Frame 1 (no input): blank canvas, image omitted
Frame 60 (the mouse pressed at the canvas centre just before this capture): blank canvas, image omitted
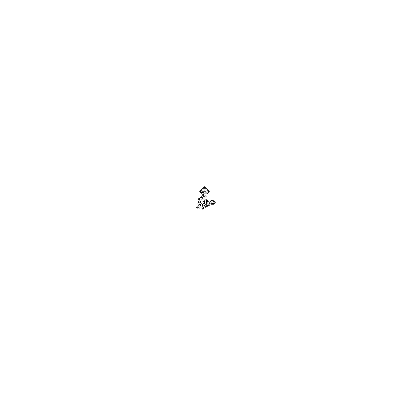
Frame 120 (the mouse held since frame 60 and released just before this capture)

The Processing sketch whose frames 1 and 60 were blank and that drew this single picture after the mouse press (run headless with seeded random() and noise(); from frame 60 on, the mouse is pressed at the canvas centre):

// Processing sketch: gameoflife1
// ── gameoflife1.pde
int [][] array;
State state;
void setup() {
  size(400, 400);
  background(255);
  array = new int[400][400];
  for (int i = 0; i < array.length; i++)
  {
    for (int j = 0; j < array[0].length; j++)
    {
      array[i][j] = 0;
    }
  }
}

void draw() {

  //Change ENUM state
  if (keyCode == UP) {
    state = state.RPENTOMINO;
  } else if (keyCode == DOWN) {
    state = state.GLIDERGUN;
  } else if (keyCode == LEFT) {
    state = state.SMALL;
  } else {
    state = state.BIG;
  }

  //Spawn pattern at mouse location
  if (mousePressed == true) {
    if (state == state.RPENTOMINO) {
      rPentomino(mouseX, mouseY);
    } else if (state == state.GLIDERGUN) {
      gliderGun(mouseX, mouseY);
    } else if (state == state.SMALL) {
      infiniteSmall(mouseX, mouseY);
    } else if (state == state.BIG) {
      infiniteBig(mouseX, mouseY);
    }
  }

  //Temparray for State Change
  int[][] tempArray = new int[400][400]; 

  //Go through array and draw alive Cells
  for (int i = 1; i < array[0].length-1; i++)
  {
    for (int j = 1; j < array[0].length-1; j++)
    {
      if (array[i][j] == 1)
      {
        pushStyle();  // Start a new style
        stroke(0);
        strokeWeight(1);
        point(i, j);
        popStyle();  // Restore original style
      } else
      {
        pushStyle();  // Start a new style
        stroke(255);
        strokeWeight(1);
        point(i, j);
        popStyle();
      }

      tempArray[i][j] = stateChange(
        array[i][j], 
        array[i][j+1], 
        array[i][j-1], 
        array[i+1][j], 
        array[i+1][j+1], 
        array[i+1][j-1], 
        array[i-1][j], 
        array[i-1][j+1], 
        array[i-1][j-1]
        );
    }
  }

  array = tempArray;
}


int stateChange(int self, int before, int after, int top, int bottom, int topLeft, int topRight, int bottomLeft, int bottomRight) 
{

  //Calculate how many cells are alive in the neighbourhood
  int sum = before + after + top + bottom + topLeft + topRight + bottomLeft + bottomRight;

  if (self == 0) 
  {
    if (sum == 3)
    {
      return 1;
    } else
    {
      return 0;
    }
  } else
  {
    if (sum == 3)
    {
      return 1;
    } else if (sum == 2) {
      return 1;
    } else
    {
      return 0;
    }
  }
}

void gliderGun(int offsetx, int offsety) {

  int[][] matrix = new int[][]{
    { 0, 0, 0, 0, 0, 0, 0, 0, 0, 0, 0, 0, 0, 0, 0, 0, 0, 0, 0, 0, 0, 0, 0, 0, 0, 0, 0, 0, 0, 0, 0, 0, 0, 0, 0, 0, 0, 0 }, 
    { 0, 0, 0, 0, 0, 0, 0, 0, 0, 0, 0, 0, 0, 0, 0, 0, 0, 0, 0, 0, 0, 0, 0, 0, 0, 1, 0, 0, 0, 0, 0, 0, 0, 0, 0, 0, 0, 0 }, 
    { 0, 0, 0, 0, 0, 0, 0, 0, 0, 0, 0, 0, 0, 0, 0, 0, 0, 0, 0, 0, 0, 0, 0, 1, 0, 1, 0, 0, 0, 0, 0, 0, 0, 0, 0, 0, 0, 0 }, 
    { 0, 0, 0, 0, 0, 0, 0, 0, 0, 0, 0, 0, 0, 1, 1, 0, 0, 0, 0, 0, 0, 1, 1, 0, 0, 0, 0, 0, 0, 0, 0, 0, 0, 0, 0, 1, 1, 0 }, 
    { 0, 0, 0, 0, 0, 0, 0, 0, 0, 0, 0, 0, 1, 0, 0, 0, 1, 0, 0, 0, 0, 1, 1, 0, 0, 0, 0, 0, 0, 0, 0, 0, 0, 0, 0, 1, 1, 0 }, 
    { 0, 1, 1, 0, 0, 0, 0, 0, 0, 0, 0, 1, 0, 0, 0, 0, 0, 1, 0, 0, 0, 1, 1, 0, 0, 0, 0, 0, 0, 0, 0, 0, 0, 0, 0, 0, 0, 0 }, 
    { 0, 1, 1, 0, 0, 0, 0, 0, 0, 0, 0, 1, 0, 0, 0, 1, 0, 1, 1, 0, 0, 0, 0, 1, 0, 1, 0, 0, 0, 0, 0, 0, 0, 0, 0, 0, 0, 0 }, 
    { 0, 0, 0, 0, 0, 0, 0, 0, 0, 0, 0, 1, 0, 0, 0, 0, 0, 1, 0, 0, 0, 0, 0, 0, 0, 1, 0, 0, 0, 0, 0, 0, 0, 0, 0, 0, 0, 0 }, 
    { 0, 0, 0, 0, 0, 0, 0, 0, 0, 0, 0, 0, 1, 0, 0, 0, 1, 0, 0, 0, 0, 0, 0, 0, 0, 0, 0, 0, 0, 0, 0, 0, 0, 0, 0, 0, 0, 0 }, 
    { 0, 0, 0, 0, 0, 0, 0, 0, 0, 0, 0, 0, 0, 1, 1, 0, 0, 0, 0, 0, 0, 0, 0, 0, 0, 0, 0, 0, 0, 0, 0, 0, 0, 0, 0, 0, 0, 0 }, 
    { 0, 0, 0, 0, 0, 0, 0, 0, 0, 0, 0, 0, 0, 0, 0, 0, 0, 0, 0, 0, 0, 0, 0, 0, 0, 0, 0, 0, 0, 0, 0, 0, 0, 0, 0, 0, 0, 0 }, 
  };

  for (int i = 0; i <  38; i++) {

    for (int j = 0; j < 11; j++) {

      if (matrix[j][i] == 1) {
        array[offsetx + i][offsety + j] = 1;
      }
    }
  };
}

void rPentomino(int offsetx, int offsety) {

  int[][] matrix = new int[][]{
    { 0, 0, 1, 1, 0, 0, 0, 0, 0, 0, 0, 0, 0, 0, 0, 0 }, 
    { 0, 1, 1, 1, 1, 0, 0, 0, 0, 0, 0, 0, 0, 0, 0, 0 }, 
    { 1, 1, 0, 1, 1, 0, 0, 0, 0, 0, 0, 0, 0, 0, 0, 0 }, 
    { 0, 1, 1, 0, 0, 0, 0, 0, 1, 1, 0, 1, 1, 1, 0, 0 }, 
    { 0, 0, 0, 0, 0, 0, 0, 1, 0, 0, 0, 0, 0, 1, 1, 0 }, 
    { 0, 0, 0, 0, 0, 0, 1, 1, 0, 0, 0, 0, 0, 0, 0, 1 }, 
    { 0, 0, 0, 0, 0, 0, 0, 1, 0, 0, 0, 0, 0, 1, 1, 0 }, 
    { 0, 1, 1, 0, 0, 0, 0, 0, 1, 1, 0, 1, 1, 1, 0, 0 }, 
    { 1, 1, 0, 1, 1, 0, 0, 0, 0, 0, 0, 0, 0, 0, 0, 0 }, 
    { 0, 1, 1, 1, 1, 0, 0, 0, 0, 0, 0, 0, 0, 0, 0, 0 }, 
    { 0, 0, 1, 1, 0, 0, 0, 0, 0, 0, 0, 0, 0, 0, 0, 0 }, 
  };

  for (int i = 0; i <  16; i++) {

    for (int j = 0; j < 11; j++) {

      if (matrix[j][i] == 1) {
        array[offsetx + i][offsety + j] = 1;
      }
    }
  };
}

void infiniteSmall(int offsetx, int offsety) {

  int[][] matrix = new int[][]{
    { 1, 1, 1, 0, 1 }, 
    { 1, 0, 0, 0, 0 }, 
    { 0, 0, 0, 1, 1 }, 
    { 0, 1, 1, 0, 1 }, 
    { 1, 0, 1, 0, 1 }, 
  };

  for (int i = 0; i <  5; i++) {

    for (int j = 0; j < 5; j++) {

      if (matrix[j][i] == 1) {
        array[offsetx + i][offsety + j] = 1;
      }
    }
  };
}

void infiniteBig(int offsetx, int offsety) {

  int[][] matrix = new int[][]{
    { 0, 0, 0, 0, 0, 0, 1, 0, }, 
    { 0, 0, 0, 0, 1, 0, 1, 1, }, 
    { 0, 0, 0, 0, 1, 0, 1, 0, }, 
    { 0, 0, 0, 0, 1, 0, 0, 0, }, 
    { 0, 0, 1, 0, 0, 0, 0, 0, }, 
    { 1, 0, 1, 0, 0, 0, 0, 0, }, 
  };

  for (int i = 0; i <  8; i++) {

    for (int j = 0; j < 6; j++) {

      if (matrix[j][i] == 1) {
        array[offsetx + i][offsety + j] = 1;
      }
    }
  };
}

enum State {
  RPENTOMINO, 
    GLIDERGUN, 
    SMALL, 
    BIG
};
